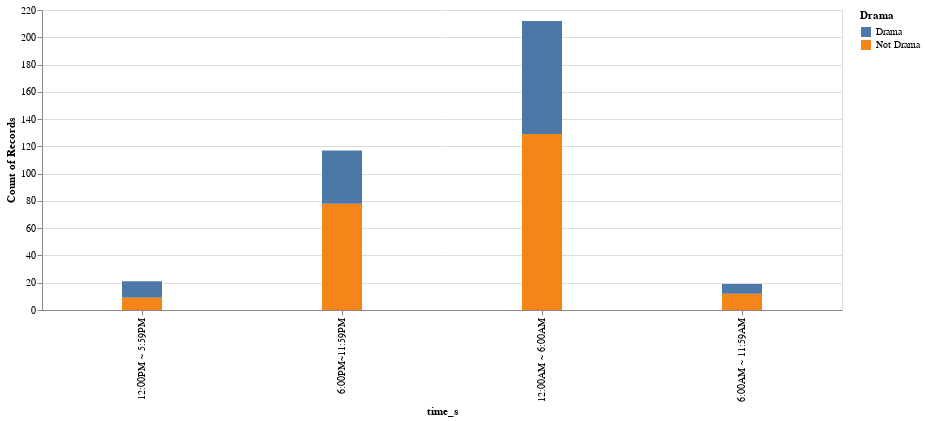

The notebook cell this image was saved under:
### Code cell
X = 'time_s'
factor = "Drama"

train_data1[factor] = train_data1["Genres"].map(lambda x: factor if factor in x else "Not " + factor)

alt.Chart(train_data1).mark_bar(size = 40).encode(
   x = alt.X(X,sort = ['6PM~11:59PM','12PM ~ 5:59PM','6AM ~ 11:59AM','12AM ~ 6:00AM']),
    y = 'count()',
    color = factor,
).properties(
    width = 800,
    height = 300
)

### Figure 1 — Vega-Lite specification as saved in the notebook (floating-point values rounded to 4 significant figures; data arrays with more than 128 entries replaced by an {"elided": "..."} marker saying what was removed)
{"config": {"view": {"continuousWidth": 400, "continuousHeight": 300}}, "data": {"name": "data-f0e192adeae4340b03684d498f593aee"}, "mark": {"type": "bar", "size": 40}, "encoding": {"color": {"type": "nominal", "field": "Drama"}, "x": {"type": "nominal", "field": "time_s", "sort": ["6PM~11:59PM", "12PM ~ 5:59PM", "6AM ~ 11:59AM", "12AM ~ 6:00AM"]}, "y": {"type": "quantitative", "aggregate": "count"}}, "height": 300, "width": 800, "$schema": "https://vega.github.io/schema/vega-lite/v4.8.1.json", "datasets": {"data-f0e192adeae4340b03684d498f593aee": {"elided": "369 records"}}}
